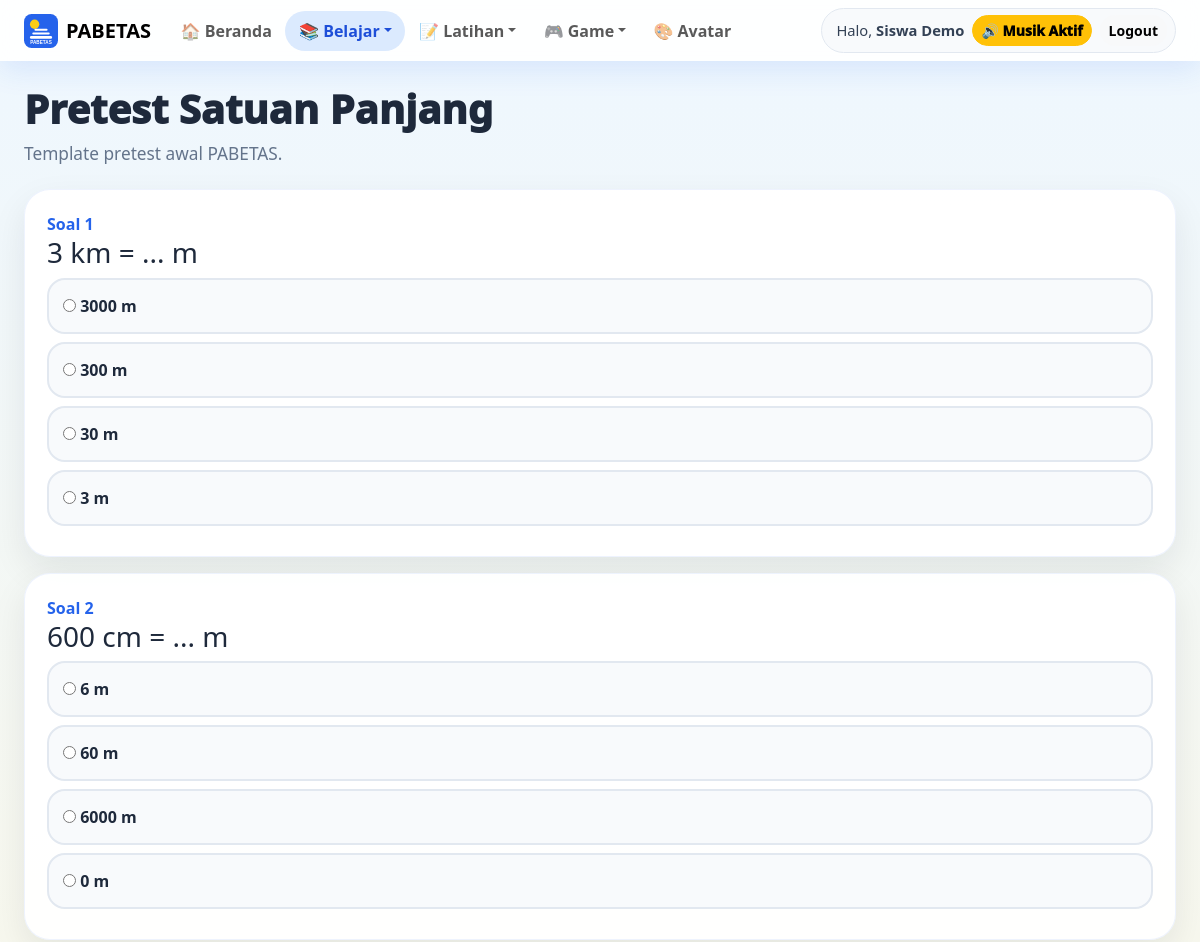
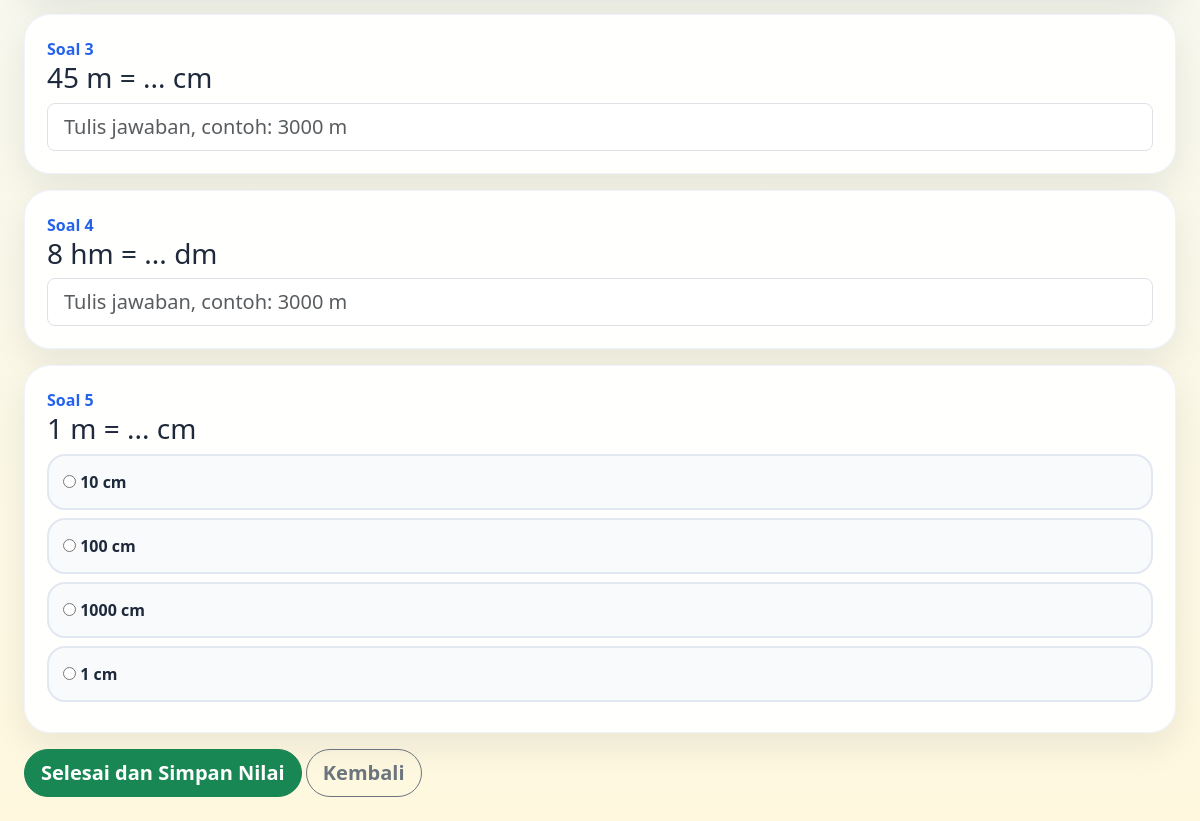
The app's page /student/assessment.php (signed in) with its own data (2 pictures, top to bottom).
### tables this page shows
CREATE TABLE users (
  id INT AUTO_INCREMENT PRIMARY KEY,
  name VARCHAR(120) NOT NULL,
  username VARCHAR(60) NOT NULL UNIQUE,
  password VARCHAR(255) NOT NULL,
  role ENUM('guru','murid') NOT NULL,
  status TINYINT(1) NOT NULL DEFAULT 1,
  avatar_key VARCHAR(40) NOT NULL DEFAULT 'rocket',
  created_at TIMESTAMP DEFAULT CURRENT_TIMESTAMP
);

CREATE TABLE IF NOT EXISTS assessment_templates (
  id INT AUTO_INCREMENT PRIMARY KEY,
  title VARCHAR(150) NOT NULL,
  assessment_type ENUM('pretest','posttest','remedial','quiz') NOT NULL DEFAULT 'quiz',
  description TEXT NULL,
  status TINYINT(1) NOT NULL DEFAULT 1,
  created_by INT NULL,
  created_at TIMESTAMP DEFAULT CURRENT_TIMESTAMP,
  updated_at DATETIME NULL,
  INDEX idx_template_type_status(assessment_type,status),
  CONSTRAINT fk_template_user FOREIGN KEY(created_by) REFERENCES users(id) ON DELETE SET NULL
);

CREATE TABLE questions (
  id INT AUTO_INCREMENT PRIMARY KEY,
  mode ENUM('individu','tim') NOT NULL DEFAULT 'individu',
  type ENUM('multiple','short','essay') NOT NULL DEFAULT 'multiple',
  group_label VARCHAR(80) NOT NULL DEFAULT 'Umum',
  difficulty ENUM('mudah','sedang','sulit') NOT NULL DEFAULT 'mudah',
  prompt TEXT NOT NULL,
  options_json TEXT NULL,
  answer_key VARCHAR(255) NOT NULL,
  score INT NOT NULL DEFAULT 10,
  status TINYINT(1) NOT NULL DEFAULT 1,
  created_by INT NULL,
  created_at TIMESTAMP DEFAULT CURRENT_TIMESTAMP,
  CONSTRAINT fk_question_user FOREIGN KEY(created_by) REFERENCES users(id) ON DELETE SET NULL
);

### app/helpers.php (called while the page is built, shortened)
<?php
function e($value) {
    return htmlspecialchars((string)$value, ENT_QUOTES, 'UTF-8');
}
function url($path = '') {
    $base = rtrim(APP_URL, '/');
    $path = ltrim($path, '/');
    return $base . '/' . $path;
}

### app/db.php (called while the page is built)
<?php
function db() {
    static $pdo = null;
    if ($pdo instanceof PDO) {
        return $pdo;
    }
    $dsn = 'mysql:host=' . DB_HOST . ';port=' . DB_PORT . ';dbname=' . DB_NAME . ';charset=' . DB_CHARSET;
    try {
        $pdo = new PDO($dsn, DB_USER, DB_PASS, [
            PDO::ATTR_ERRMODE => PDO::ERRMODE_EXCEPTION,
            PDO::ATTR_DEFAULT_FETCH_MODE => PDO::FETCH_ASSOC,
            PDO::ATTR_EMULATE_PREPARES => false,
        ]);
        return $pdo;
    } catch (PDOException $e) {
        if (defined('APP_DEBUG') && APP_DEBUG) {
            exit('<h2>Koneksi database gagal</h2><p>' . htmlspecialchars($e->getMessage()) . '</p><p>Jalankan <b>/install.php</b> atau import <b>database/pabetas_advanced.sql</b>.</p>');
        }
        exit('Koneksi database gagal. Hubungi administrator.');
    }
}

### app/auth.php (called while the page is built, shortened)
<?php
function current_user() {
    static $user = null;
    if ($user !== null) return $user;
    $stmt = db()->prepare('SELECT id, name, username, role, status, avatar_key FROM users WHERE id=? LIMIT 1');
    $stmt->execute([$_SESSION['user_id']]);
    $user = $stmt->fetch();
    return $user ?: null;
}
function require_login() {
    if (!current_user()) {
        redirect('login.php');
    }
}
function require_role($role) {
    require_login();
}

### app/academic.php (called while the page is built, shortened)
<?php
function academic_default_template_for_type(string $type): ?array {
    try {
        $stmt = db()->prepare('SELECT * FROM assessment_templates WHERE assessment_type=? AND status=1 ORDER BY id DESC LIMIT 1');
        $stmt->execute([$type]);
        $row = $stmt->fetch();
        return $row ?: null;
    } catch (Throwable $e) { return null; }
}
function academic_questions(string $type, int $limit = 5, int $templateId = 0): array {
    $pdo = db();
    try {
        $template = $templateId > 0 ? academic_template($templateId) : academic_default_template_for_type($type);
        if ($template) {
            $stmt = $pdo->prepare("SELECT q.* FROM assessment_template_questions tq JOIN questions q ON q.id=tq.question_id WHERE tq.template_id=? AND q.status=1 ORDER BY tq.sort_order ASC, q.id ASC LIMIT ?");
            $stmt->bindValue(1, (int)$template['id'], PDO::PARAM_INT);
            $stmt->bindValue(2, $limit, PDO::PARAM_INT);
            $stmt->execute();
            $rows = $stmt->fetchAll();
            if ($rows) return $rows;
        }
    } catch (Throwable $e) {}
    $stmt = $pdo->prepare("SELECT * FROM questions WHERE status=1 AND mode='individu' AND type IN ('multiple','short','essay') ORDER BY id ASC LIMIT ?");
    $stmt->bindValue(1, $limit, PDO::PARAM_INT);
    $stmt->execute();
    return $stmt->fetchAll();
}

### public/student/assessment.php (the view, shortened to what this page needs)
<?php
require_once __DIR__ . '/../../app/layout.php';
require_role('murid');
$type = $_GET['type'] ?? 'pretest';
$templateId = (int)($_GET['template'] ?? 0);
$allowed = ['pretest'=>'Pretest','posttest'=>'Posttest','remedial'=>'Remedial','quiz'=>'Kuis'];
$questions = academic_questions($type, ACADEMIC_TEST_LIMIT, $templateId);
$template = $templateId ? academic_template($templateId) : academic_default_template_for_type($type);
render_header($allowed[$type], 'academic');
?>
<div class="page-title"><h1><?= e($template['title'] ?? ($allowed[$type] . ' PABETAS')) ?></h1><p><?= e($template['description'] ?? 'Jawab soal dengan teliti. Hasilnya akan dipakai untuk melihat perkembangan belajarmu.') ?></p></div>
<form method="POST" action="<?= url('student/submit_assessment.php') ?>" class="assessment-form">
    <?php foreach($questions as $i=>$q): $opts=json_decode($q['options_json'] ?: '[]', true) ?: []; ?>
    <div class="question-card">
        <div class="question-number">Soal <?= $i+1 ?></div>
        <h3><?= e($q['prompt']) ?></h3>
        <?php if($q['type']==='multiple'): ?>
            <?php foreach($opts as $opt): ?>
                <label class="option-box"><input type="radio" name="answers[<?= (int)$q['id'] ?>]" value="<?= e($opt) ?>" required> <?= e($opt) ?></label>
            <?php endforeach; ?>
        <?php else: ?>
            <input class="form-control form-control-lg" name="answers[<?= (int)$q['id'] ?>]" placeholder="Tulis jawaban, contoh: 3000 m" required>
        <?php endif; ?>
    </div>
    <?php endforeach; ?>
    <button class="btn btn-success btn-lg rounded-pill">Selesai dan Simpan Nilai</button>
    <a href="<?= url('student/academic.php') ?>" class="btn btn-outline-secondary btn-lg rounded-pill">Kembali</a>
</form>
<?php render_footer(); ?>

### app/layout.php (shortened to what this page needs)
<?php
function nav_active(array $items, string $active): string {
    return in_array($active, $items, true) ? 'active' : '';
}
function sound_context_from_active(string $active, bool $isGuru): string {
    if (in_array($active, ['learn','academic'], true)) return 'materi';
    return 'home';
}
function render_header($title, $active = '') {
    $user = current_user();
    $isGuru = $user && $user['role'] === 'guru';
    $soundContext = sound_context_from_active($active, $isGuru);
    ?>
<!doctype html>
<html lang="id">
<head>
    <link href="https://cdn.jsdelivr.net/npm/bootstrap@5.3.3/dist/css/bootstrap.min.css" rel="stylesheet">
    <link rel="stylesheet" href="<?= url('assets/css/style.css?v=9') ?>">
</head>
<body data-sound-context="<?= e($soundContext) ?>">
<nav class="navbar navbar-expand-lg navbar-pabetas sticky-top">
    <div class="container-fluid px-3 px-md-4">
        <a class="navbar-brand fw-black d-flex align-items-center gap-2" href="<?= url($isGuru ? 'teacher/dashboard.php' : 'student/dashboard.php') ?>">
            <img src="<?= url(SCHOOL_LOGO) ?>" class="logo-sm" alt="Logo"> <span>PABETAS</span>
        </a>
        <div class="collapse navbar-collapse" id="navMain">
            <ul class="navbar-nav me-auto mb-2 mb-lg-0 nav-compact">
                <?php if ($isGuru): ?>
                    <li class="nav-item"><a class="nav-link <?= $active==='dashboard'?'active':'' ?>" href="<?= url('teacher/dashboard.php') ?>">🏠 Dashboard</a></li>
                    <li class="nav-item dropdown">
                        <a class="nav-link dropdown-toggle <?= nav_active(['materials','questions','quizzes','essay_sets','learning_flow','reflections'], $active) ?>" href="#" data-bs-toggle="dropdown">📚 Pembelajaran</a>
                        <ul class="dropdown-menu dropdown-menu-pabetas">
                            <li><a class="dropdown-item <?= $active==='materials'?'active':'' ?>" href="<?= url('teacher/materials.php') ?>">Papan Belajar</a></li>
                            <li><a class="dropdown-item <?= $active==='questions'?'active':'' ?>" href="<?= url('teacher/questions.php') ?>">Bank Soal</a></li>
                            <li><a class="dropdown-item <?= $active==='quizzes'?'active':'' ?>" href="<?= url('teacher/quizzes.php') ?>">Kuis, Pretest, Posttest</a></li>
                            <li><a class="dropdown-item <?= $active==='essay_sets'?'active':'' ?>" href="<?= url('teacher/essay_sets.php') ?>">Paket Esai</a></li>
                            <li><a class="dropdown-item <?= $active==='learning_flow'?'active':'' ?>" href="<?= url('teacher/learning_flow.php') ?>">Alur Belajar</a></li>
                            <li><a class="dropdown-item <?= $active==='reflections'?'active':'' ?>" href="<?= url('teacher/reflections.php') ?>">Refleksi Murid</a></li>
                        </ul>
                    </li>
                    <li class="nav-item dropdown">
                        <a class="nav-link dropdown-toggle <?= nav_active(['rooms','live_games','weekly'], $active) ?>" href="#" data-bs-toggle="dropdown">🎮 Game</a>
                        <ul class="dropdown-menu dropdown-menu-pabetas">
                            <li><a class="dropdown-item <?= $active==='rooms'?'active':'' ?>" href="<?= url('teacher/rooms.php') ?>">Mode Tim</a></li>
                            <li><a class="dropdown-item <?= $active==='live_games'?'active':'' ?>" href="<?= url('teacher/live_games.php') ?>">Live Game</a></li>
                            <li><a class="dropdown-item <?= $active==='weekly'?'active':'' ?>" href="<?= url('teacher/weekly_leaderboard.php') ?>">Leaderboard Mingguan</a></li>
                        </ul>
                    </li>
                    <li class="nav-item dropdown">
                        <a class="nav-link dropdown-toggle <?= nav_active(['grading','academic','reports'], $active) ?>" href="#" data-bs-toggle="dropdown">📊 Nilai & Laporan</a>
                        <ul class="dropdown-menu dropdown-menu-pabetas">
                            <li><a class="dropdown-item <?= $active==='grading'?'active':'' ?>" href="<?= url('teacher/grading.php') ?>">Nilai Esai</a></li>
                            <li><a class="dropdown-item <?= $active==='academic'?'active':'' ?>" href="<?= url('teacher/academic_reports.php') ?>">Laporan Akademik</a></li>
                            <li><a class="dropdown-item <?= $active==='reports'?'active':'' ?>" href="<?= url('teacher/reports.php') ?>">Laporan Umum</a></li>
                        </ul>
                    </li>
                    <li class="nav-item"><a class="nav-link <?= $active==='students'?'active':'' ?>" href="<?= url('teacher/students.php') ?>">👥 Murid</a></li>
                <?php elseif ($user): ?>
                    <li class="nav-item"><a class="nav-link <?= $active==='student'?'active':'' ?>" href="<?= url('student/dashboard.php') ?>">🏠 Beranda</a></li>
                    <li class="nav-item dropdown">
                        <a class="nav-link dropdown-toggle <?= nav_active(['academic','learn','ladder','reflection'], $active) ?>" href="#" data-bs-toggle="dropdown">📚 Belajar</a>
                    </li>
                    <li class="nav-item dropdown">
                        <a class="nav-link dropdown-toggle <?= nav_active(['quiz','essay_quiz','essay_feedback'], $active) ?>" href="#" data-bs-toggle="dropdown">📝 Latihan</a>
                    </li>
                    <li class="nav-item dropdown">
                        <a class="nav-link dropdown-toggle <?= nav_active(['live','team','team_game','ranking'], $active) ?>" href="#" data-bs-toggle="dropdown">🎮 Game</a>
                    </li>
                    <li class="nav-item"><a class="nav-link <?= $active==='avatar'?'active':'' ?>" href="<?= url('student/avatar.php') ?>">🎨 Avatar</a></li>
                <?php endif; ?>
            </ul>
            <?php if ($user): ?>
            <div class="nav-user-box">
                <span>Halo, <b><?= e($user['name']) ?></b></span>
                <button type="button" class="btn btn-outline-light btn-sm rounded-pill" id="soundToggle" title="Aktifkan suara">🔊 Suara</button>
                <a class="btn btn-light btn-sm rounded-pill" href="<?= url('logout.php') ?>">Logout</a>
            </div>
            <?php endif; ?>
        </div>
    </div>
</nav>
<main class="container-fluid px-3 px-md-4 py-4">
    <?php
}
function render_footer() {
    ?>
</main>
</body>
</html>
    <?php
}

### public/assets/css/style.css (style rules this page uses)
:root { --blue:#2563eb;--sky:#38bdf8;--yellow:#facc15;--red:#fb7185;--purple:#8b5cf6;--dark:#1e293b;--soft:#f8fafc;--green:#22c55e }
* { box-sizing:border-box }
body { background:linear-gradient(180deg,#eef7ff 0%,#fff8df 100%);font-family:system-ui,-apple-system,BlinkMacSystemFont,"Segoe UI",sans-serif;color:var(--dark);min-height:100vh }
.fw-black { font-weight:900 }
.navbar-pabetas { background:rgba(255,255,255,.9);backdrop-filter:blur(14px);box-shadow:0 8px 30px rgba(37,99,235,.12) }
.navbar-pabetas .nav-link { font-weight:700;border-radius:999px;padding:.5rem .85rem!important }
.navbar-pabetas .nav-link.active,.navbar-pabetas .nav-link:hover { background:#dbeafe;color:#1d4ed8 }
.logo-sm { width:34px;height:34px }
.page-hero h1,.student-hero h1,.page-title h1 { font-weight:1000 }
.page-title { margin-bottom:22px }
.page-title p { color:#64748b;font-size:1.08rem }
.stat-card,.panel-card,.feature-card,.lesson-card,.question-card { background:rgba(255,255,255,.94);border:1px solid rgba(37,99,235,.08);border-radius:26px;padding:22px;box-shadow:0 14px 35px rgba(15,23,42,.08) }
.question-card { margin-bottom:16px }
.question-number { color:#2563eb;font-weight:900 }
.option-box { display:block;background:#f8fafc;border:2px solid #e2e8f0;border-radius:18px;padding:14px;margin:8px 0;font-weight:700;cursor:pointer }
.nav-user-box { display:flex;align-items:center;gap:10px;background:#f8fafc;border:1px solid #e2e8f0;border-radius:999px;padding:6px 8px 6px 14px }
.nav-user-box span { font-size:.92rem;color:#334155 }
.btn { font-weight:850 }
.nav-user-box { display:flex;align-items:center;gap:.5rem;flex-wrap:wrap }
#soundToggle { font-weight:1000;white-space:nowrap }
.nav-user-box #soundToggle { min-width:116px }
.option-box,.btn,.role-card,.avatar-choice,.mood-option { transition:transform .16s ease, box-shadow .16s ease, background .16s ease }

### records on screen
users: name "Siswa Demo"
assessment_templates: title "Pretest Satuan Panjang", description "Template pretest awal PABETAS."
questions: prompt "3 km = ... m", options_json "3000 m", options_json "300 m", options_json "30 m", options_json "3 m"
questions: prompt "600 cm = ... m", options_json "6 m", options_json "60 m", options_json "6000 m", options_json "0 m"
questions: prompt "45 m = ... cm", id "Tulis jawaban, contoh: 3000 m"
questions: prompt "8 hm = ... dm"
questions: prompt "1 m = ... cm", options_json "10 cm", options_json "100 cm", options_json "1000 cm", options_json "1 cm"
